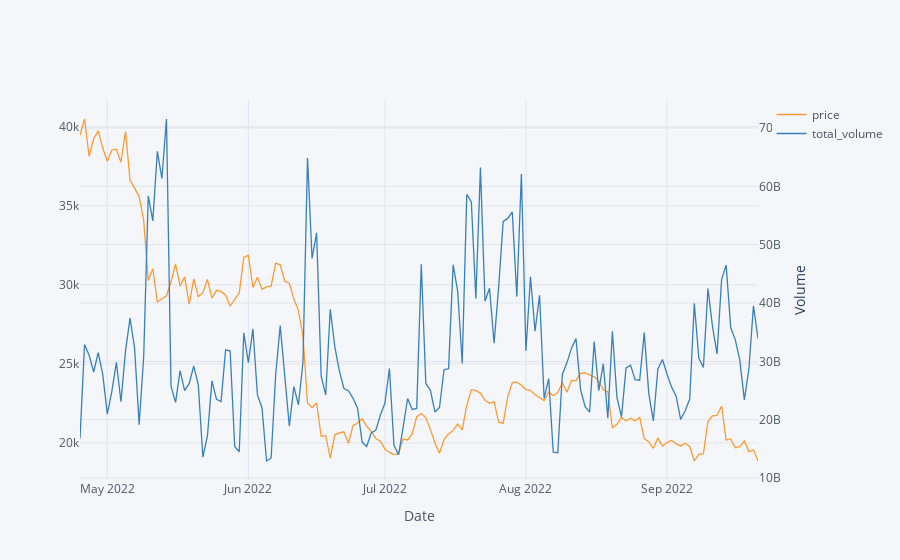

Source (notebook cell):
### Code cell
df.iloc[-150:].iplot(y="price",
               secondary_y='total_volume', secondary_y_title="Volume",
               xTitle="Date");

### Figure 1 — Plotly figure (JSON) as saved in the notebook; plotly's stock layout.template omitted (floating-point values rounded to 4 significant figures; data arrays with more than 128 entries replaced by an {"elided": "..."} marker saying what was removed)
{"data": [{"line": {"color": "rgba(255, 153, 51, 1.0)", "dash": "solid", "shape": "linear", "width": 1.3}, "mode": "lines", "name": "price", "text": "", "type": "scatter", "x": {"elided": "150 str values"}, "y": {"elided": "150 float values"}}, {"line": {"color": "rgba(55, 128, 191, 1.0)", "dash": "solid", "shape": "linear", "width": 1.3}, "mode": "lines", "name": "total_volume", "text": "", "type": "scatter", "x": {"elided": "150 str values"}, "xaxis": "x", "y": {"elided": "150 float values"}, "yaxis": "y2"}], "layout": {"legend": {"bgcolor": "#F5F6F9", "font": {"color": "#4D5663"}}, "paper_bgcolor": "#F5F6F9", "plot_bgcolor": "#F5F6F9", "title": {"font": {"color": "#4D5663"}}, "xaxis": {"gridcolor": "#E1E5ED", "showgrid": true, "tickfont": {"color": "#4D5663"}, "title": {"font": {"color": "#4D5663"}, "text": "Date"}, "zerolinecolor": "#E1E5ED"}, "yaxis": {"gridcolor": "#E1E5ED", "showgrid": true, "tickfont": {"color": "#4D5663"}, "title": {"font": {"color": "#4D5663"}, "text": ""}, "zerolinecolor": "#E1E5ED"}, "yaxis2": {"anchor": "x", "gridcolor": "#E1E5ED", "overlaying": "y", "showgrid": true, "side": "right", "tickfont": {"color": "#4D5663"}, "title": {"text": "Volume"}, "zerolinecolor": "#E1E5ED"}}}
